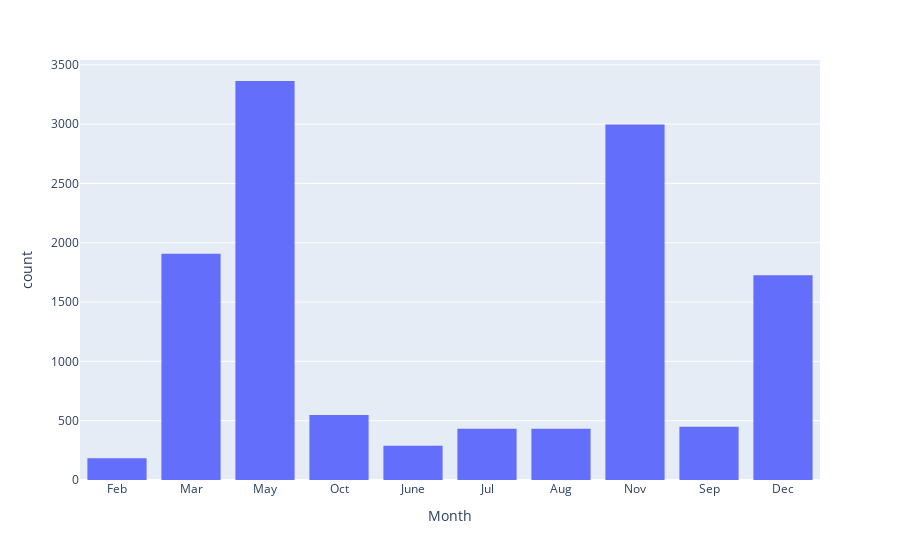
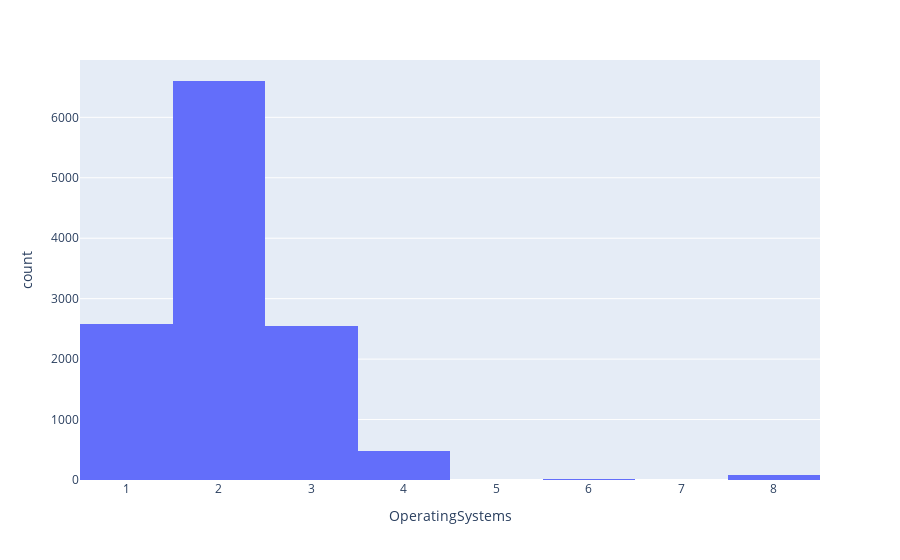
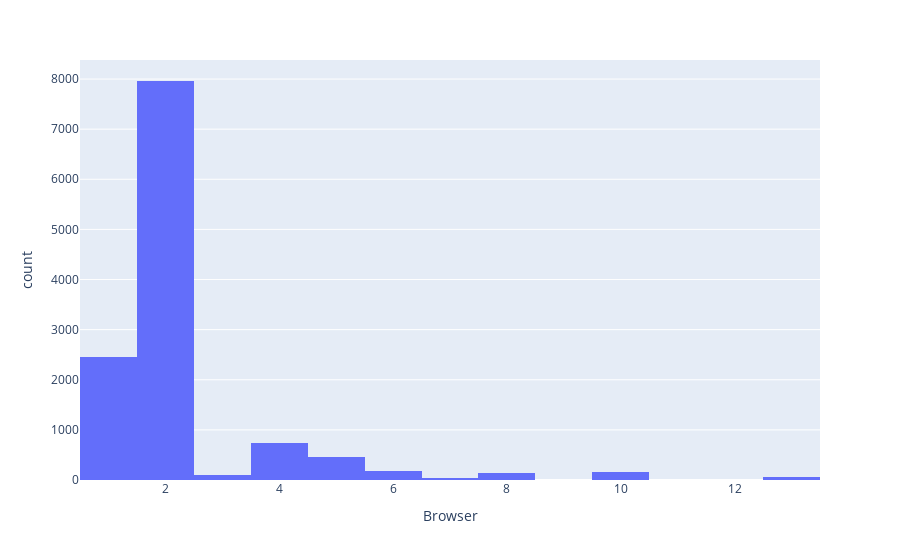

Notebook cell for these charts, in order:
### Code cell
# Histograms (frequencies)
month_h = px.histogram(df, x='Month')
os_h = px.histogram(df, x='OperatingSystems')
browser_h = px.histogram(df, x='Browser')
region_h = px.histogram(df, x='Region')
traffic_type_h = px.histogram(df, x='TrafficType')
visitor_type_h = px.histogram(df, x='VisitorType')
weekend_h = px.histogram(df, x='Weekend')
revenue_h = px.histogram(df, x='Revenue')

month_h.show()
os_h.show()
browser_h.show()
region_h.show()
traffic_type_h.show()
visitor_type_h.show()
weekend_h.show()
revenue_h.show()

### Figure 1 — Plotly figure (JSON) as saved in the notebook; plotly's stock layout.template omitted (floating-point values rounded to 4 significant figures; data arrays with more than 128 entries replaced by an {"elided": "..."} marker saying what was removed)
{"data": [{"alignmentgroup": "True", "bingroup": "x", "hovertemplate": "Month=%{x}<br>count=%{y}<extra></extra>", "legendgroup": "", "marker": {"color": "#636efa", "pattern": {"shape": ""}}, "name": "", "offsetgroup": "", "orientation": "v", "showlegend": false, "type": "histogram", "x": {"elided": "12330 str values"}, "xaxis": "x", "yaxis": "y"}], "layout": {"barmode": "relative", "legend": {"tracegroupgap": 0}, "margin": {"t": 60}, "xaxis": {"anchor": "y", "domain": [0, 1], "title": {"text": "Month"}}, "yaxis": {"anchor": "x", "domain": [0, 1], "title": {"text": "count"}}}}

### Figure 2 — Plotly figure (JSON) as saved in the notebook; plotly's stock layout.template omitted (floating-point values rounded to 4 significant figures; data arrays with more than 128 entries replaced by an {"elided": "..."} marker saying what was removed)
{"data": [{"alignmentgroup": "True", "bingroup": "x", "hovertemplate": "OperatingSystems=%{x}<br>count=%{y}<extra></extra>", "legendgroup": "", "marker": {"color": "#636efa", "pattern": {"shape": ""}}, "name": "", "offsetgroup": "", "orientation": "v", "showlegend": false, "type": "histogram", "x": {"elided": "12330 int values"}, "xaxis": "x", "yaxis": "y"}], "layout": {"barmode": "relative", "legend": {"tracegroupgap": 0}, "margin": {"t": 60}, "xaxis": {"anchor": "y", "domain": [0, 1], "title": {"text": "OperatingSystems"}}, "yaxis": {"anchor": "x", "domain": [0, 1], "title": {"text": "count"}}}}

### Figure 3 — Plotly figure (JSON) as saved in the notebook; plotly's stock layout.template omitted (floating-point values rounded to 4 significant figures; data arrays with more than 128 entries replaced by an {"elided": "..."} marker saying what was removed)
{"data": [{"alignmentgroup": "True", "bingroup": "x", "hovertemplate": "Browser=%{x}<br>count=%{y}<extra></extra>", "legendgroup": "", "marker": {"color": "#636efa", "pattern": {"shape": ""}}, "name": "", "offsetgroup": "", "orientation": "v", "showlegend": false, "type": "histogram", "x": {"elided": "12330 int values"}, "xaxis": "x", "yaxis": "y"}], "layout": {"barmode": "relative", "legend": {"tracegroupgap": 0}, "margin": {"t": 60}, "xaxis": {"anchor": "y", "domain": [0, 1], "title": {"text": "Browser"}}, "yaxis": {"anchor": "x", "domain": [0, 1], "title": {"text": "count"}}}}
